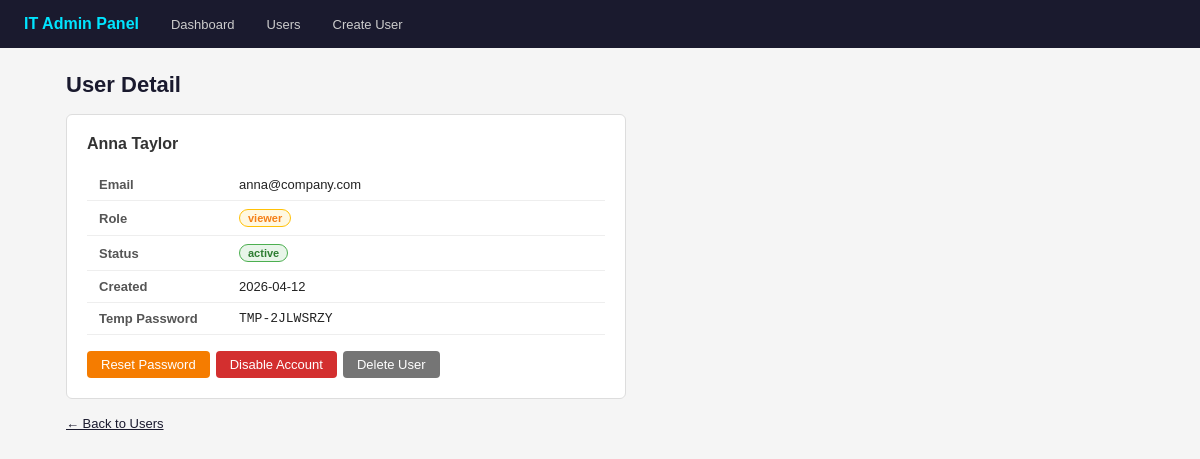
Page /user/8 on the committed database.
### tables this page shows
CREATE TABLE users (
            id          INTEGER PRIMARY KEY AUTOINCREMENT,
            name        TEXT NOT NULL,
            email       TEXT UNIQUE NOT NULL,
            role        TEXT NOT NULL DEFAULT 'employee',
            status      TEXT NOT NULL DEFAULT 'active',
            password    TEXT NOT NULL,
            created_at  TEXT NOT NULL
        );

### app.py (the view)
@app.route("/user/<int:user_id>")
def user_detail(user_id):
    db = get_db()
    user = db.execute("SELECT * FROM users WHERE id=?", (user_id,)).fetchone()
    db.close()
    if not user:
        flash("User not found.", "error")
        return redirect(url_for("users"))
    return render_template("user_detail.html", user=user)

### app.py (called while the page is built)
def get_db():
    conn = sqlite3.connect(DB_PATH)
    conn.row_factory = sqlite3.Row
    return conn

### templates/user_detail.html (shortened to what this page needs)
{% extends "base.html" %}
{% block content %}
<h1>User Detail</h1>
<div class="card" style="max-width:560px;">
    <h2>{{ user.name }}</h2>
    <table class="detail-table" style="margin: 16px 0;">
        <tr><td>Email</td><td>{{ user.email }}</td></tr>
        <tr><td>Role</td><td><span class="badge badge-{{ user.role }}">{{ user.role }}</span></td></tr>
        <tr><td>Status</td><td><span class="badge badge-{{ user.status }}">{{ user.status }}</span></td></tr>
        <tr><td>Created</td><td>{{ user.created_at[:10] }}</td></tr>
        <tr><td>Temp Password</td><td style="font-family:monospace;">{{ user.password }}</td></tr>
    </table>
    <div class="actions">
        <a href="/reset-password/{{ user.id }}" class="btn btn-warning">Reset Password</a>
        <form method="POST" action="/toggle-status/{{ user.id }}" style="display:inline;">
            {% if user.status == 'active' %}
            <button type="submit" class="btn btn-danger">Disable Account</button>
            {% else %}
            <button type="submit" class="btn btn-success">Enable Account</button>
            {% endif %}
        </form>
        <form method="POST" action="/delete-user/{{ user.id }}" style="display:inline;"
              onsubmit="return confirm('Delete {{ user.name }}? This cannot be undone.');">
            <button type="submit" class="btn btn-secondary">Delete User</button>
        </form>
    </div>
</div>
<a href="/users" style="color:#1a1a2e; font-size:13px;">← Back to Users</a>
{% endblock %}

### templates/base.html (style rules this page uses)
* { box-sizing: border-box; margin: 0; padding: 0; }
body { font-family: Arial, sans-serif; font-size: 14px; background: #f5f5f5; color: #222; }
h1 { font-size: 22px; margin-bottom: 16px; color: #1a1a2e; }
h2 { font-size: 16px; margin-bottom: 12px; color: #333; }
.card { background: white; border: 1px solid #ddd; border-radius: 6px; padding: 20px; margin-bottom: 16px; }
.btn { display: inline-block; padding: 6px 14px; border: none; border-radius: 4px; font-size: 13px; cursor: pointer; text-decoration: none; font-family: Arial, sans-serif; }
.btn-danger { background: #d32f2f; color: white; }
.btn-warning { background: #f57c00; color: white; }
.btn-secondary { background: #757575; color: white; }
table { width: 100%; border-collapse: collapse; font-size: 13px; }
td { padding: 8px 12px; border-bottom: 1px solid #eee; vertical-align: middle; }
.badge { display: inline-block; padding: 2px 8px; border-radius: 12px; font-size: 11px; font-weight: bold; }
.badge-active { background: #e8f5e9; color: #2e7d32; border: 1px solid #4caf50; }
.badge-viewer { background: #fff8e1; color: #f57f17; border: 1px solid #ffc107; }
.detail-table td:first-child { font-weight: bold; color: #555; width: 140px; }
.actions { display: flex; gap: 6px; flex-wrap: wrap; }

### rows in the picture
users: name "Anna Taylor", email "anna@company.com", role "viewer", status "active", created_at "2026-04-12", password "TMP-2JLWSRZY"
